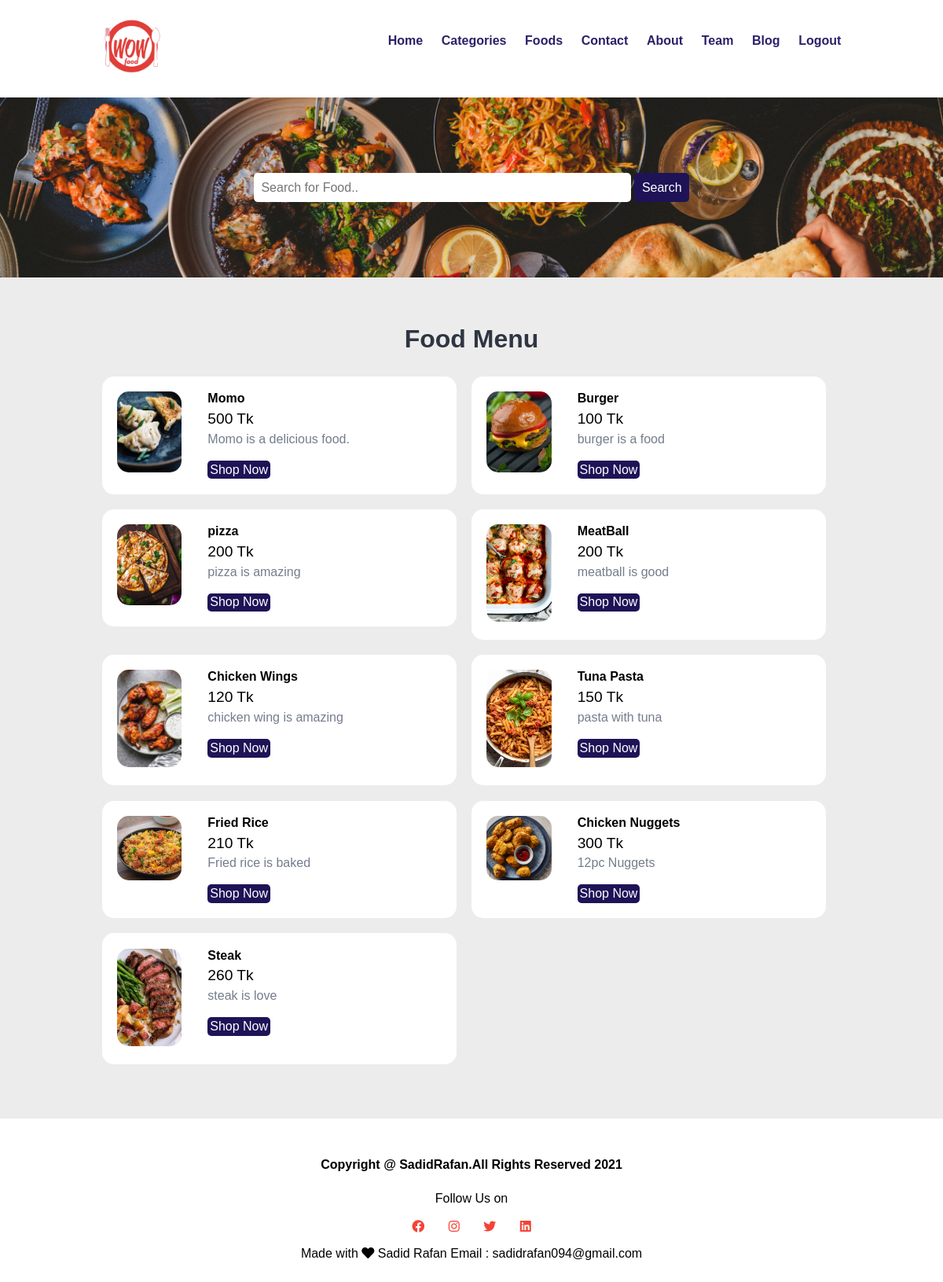
Screenshot of /foods.php with the database file from the repository.
### tables this page shows
CREATE TABLE `foods` (
  `id` int(11) NOT NULL,
  `name` varchar(255) NOT NULL,
  `description` text NOT NULL,
  `picture` varchar(255) NOT NULL,
  `price` float NOT NULL
);

### foods.php (the view, shortened to what this page needs)
<!DOCTYPE html>
<html lang="en">
<head>
    <link rel="stylesheet" href="mainh.css">
    <link rel="stylesheet" href="https://use.fontawesome.com/releases/v5.15.4/css/all.css">
</head>
<body>
<?php
    $servername = "localhost";
    $username = "root";
    $password = "";
    $dbname = "food-order";
    $conn = new mysqli($servername, $username, $password, $dbname);
?>
    <section class="navbar">
        <div class="container">
            <div class="logo">
                <a href="#" title="Logo">
                    <img src="images/logo1.jpg" alt="Restaurant Logo" class="img-responsive">
                </a>
            </div>
            <div class="menu text-right">
            <ul>
                 <li>
                     <a href="main.php">Home</a>
                    </li>
                    <li>
                        <a href="categories.php">Categories</a>
                    </li>
                    <li>
                        <a href="foods.php">Foods</a>
                    </li>
                    <li>
                        <a href="contact.php">Contact</a>
                    </li>
                    <li>
                        <a href="about.php">About</a>
                    </li>
                    <li>
                        <a href="team.php">Team</a>
                    </li>
                    <li>
                        <a href="blog.php">Blog</a>
                    </li>
                    <li>
                        <a href="logout.php">Logout</a>
                    </li>
                </ul>
            </div>
        </div>
    </section>
    <section class="food-search text-center">
        <div class="container">
            <form action="food-search.php" method="POST">
                <input type="search" name="search" placeholder="Search for Food.." required>
                <input type="submit" name="submit" value="Search" class="btn btn-primary">
            </form>
        </div>
    </section>
    <section class="food-menu">
        <div class="container">
            <h2 class="text-center">Food Menu</h2>
            <?php
        $sql = "SELECT * FROM foods";
        $result = $conn->query($sql);
        if ($result->num_rows > 0) {
            while ($row = $result->fetch_assoc()) {
        ?>
            <div class="food-menu-box">
                <div class="food-menu-img">
                    <img src="images/<?php echo $row["picture"] ?>" alt="Chicke Hawain Pizza" class="img-responsive img-curve">
                </div>
                <div class="food-menu-desc">
                    <h4><?php echo $row["name"] ?></h4>
                    <p class="food-price"> <?php echo $row["price"] ?> Tk</p>
                    <p class="food-detail">
                    <?php echo $row["description"] ?>
                    </p>
                    <br>
                    <form action="order.php" method="GET">
                        <input type="submit" class="btn btn-primary" value="Shop Now" />
                    </form>
                </div>
            </div>
         <?php
            }
         }
         ?>
        </div>
    </section>
    <section class="footer">
    <h4>Copyright @ SadidRafan.All Rights Reserved  2021</h4>
    <p>Follow Us on</p>
    <div class="icons">
        <i class="fab fa-facebook"></i>
        <i class="fab fa-instagram"></i>
        <i class="fab fa-twitter"></i>
        <i class="fab fa-linkedin"></i>
    </div>
    <p>Made with <i class="fas fa-heart"></i> Sadid Rafan Email : sadidrafan094@gmail.com </p>
</section>
</body>
</html>

### mainh.css (style rules this page uses)
* { margin: 0 0; padding: 0 0; font-family: Arial, Helvetica, sans-serif; }
.container { width: 80%; margin: 0 auto; padding: 1%; }
.img-responsive { width: 100%; }
.img-curve { border-radius: 15px; }
.text-right { text-align: right; }
.text-center { text-align: center; }
a { color: #2e2069; text-decoration: none; }
.btn { padding: 1%; border: none; font-size: 1rem; border-radius: 5px; }
.btn-primary { background-color: #1f1357; color: white; cursor: pointer; }
h2 { color: #2f3542; font-size: 2rem; margin-bottom: 2%; }
.logo { width: 10%; float: left; }
.menu { line-height: 60px; }
.menu ul { list-style-type: none; }
.menu ul li { display: inline-block; padding: 1%; font-weight: bold; position: relative; }
.food-search { background-image: url(images/W.jpg); background-size: cover; background-repeat: no-repeat; background-position: center; padding: 7% 0; }
.food-search input[type="search"] { width: 50%; padding: 1%; font-size: 1rem; border: none; border-radius: 5px; }
.food-menu { background-color: #ececec; padding: 4% 0; }
.food-menu-box { width: 43%; margin: 1%; padding: 2%; float: left; background-color: white; border-radius: 15px; }
.food-menu-img { width: 20%; float: left; }
.food-menu-desc { width: 70%; float: left; margin-left: 8%; }
.food-price { font-size: 1.2rem; margin: 2% 0; }
.food-detail { font-size: 1rem; color: #747d8c; }
.footer { width:100%; text-align:center; padding:30px 0; }
.footer h4 { margin-bottom: 25px; margin-top: 20px; font-weight: 600; }
.icons .fab { color: #f44336; margin: 0 13px; cursor: pointer; padding:18px 0; size: 12px; }

### rows the page displays
foods: picture (picture), name "Momo", price "500", description "Momo is a delicious food."
foods: picture (picture), name "Burger", price "100", description "burger is a food"
foods: picture (picture), name "pizza", price "200", description "pizza is amazing"
foods: picture (picture), name "MeatBall", price "200", description "meatball is good"
foods: picture (picture), name "Chicken Wings", price "120", description "chicken wing is amazing"
foods: picture (picture), name "Tuna Pasta", price "150", description "pasta with tuna"
foods: picture (picture), name "Fried Rice", price "210", description "Fried rice is baked"
foods: picture (picture), name "Chicken Nuggets", price "300", description "12pc Nuggets"
foods: picture (picture), name "Steak", price "260", description "steak is love"
